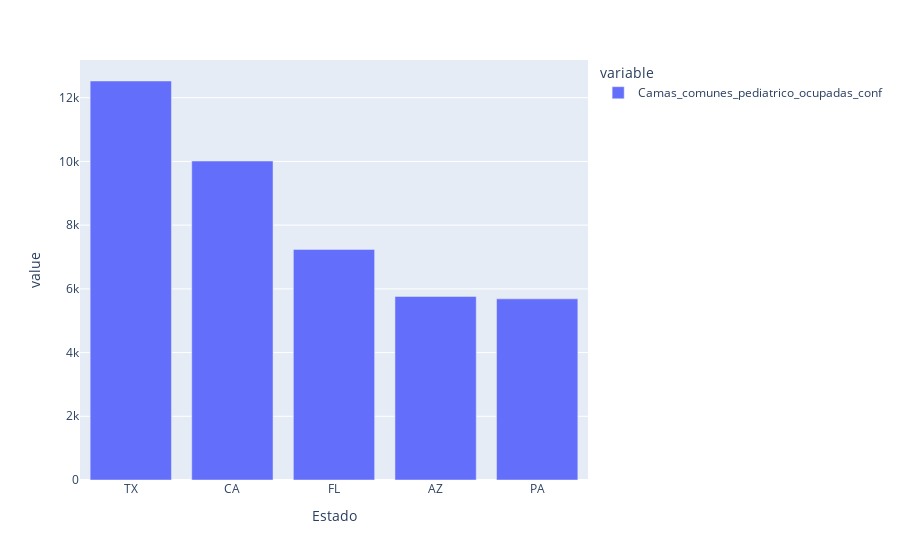

Notebook source saved alongside this figure:
### Code cell
fig_pediatrico = px.bar(df_pediatrico)
fig_pediatrico.show()

### Figure 1 — Plotly figure (JSON) as saved in the notebook; plotly's stock layout.template omitted (floating-point values rounded to 4 significant figures)
{"data": [{"alignmentgroup": "True", "hovertemplate": "variable=Camas_comunes_pediatrico_ocupadas_conf<br>Estado=%{x}<br>value=%{y}<extra></extra>", "legendgroup": "Camas_comunes_pediatrico_ocupadas_conf", "marker": {"color": "#636efa", "pattern": {"shape": ""}}, "name": "Camas_comunes_pediatrico_ocupadas_conf", "offsetgroup": "Camas_comunes_pediatrico_ocupadas_conf", "orientation": "v", "showlegend": true, "textposition": "auto", "type": "bar", "x": ["TX", "CA", "FL", "AZ", "PA"], "xaxis": "x", "y": [12525, 10012, 7239, 5762, 5686], "yaxis": "y"}], "layout": {"barmode": "relative", "legend": {"title": {"text": "variable"}, "tracegroupgap": 0}, "margin": {"t": 60}, "xaxis": {"anchor": "y", "domain": [0, 1], "title": {"text": "Estado"}}, "yaxis": {"anchor": "x", "domain": [0, 1], "title": {"text": "value"}}}}
